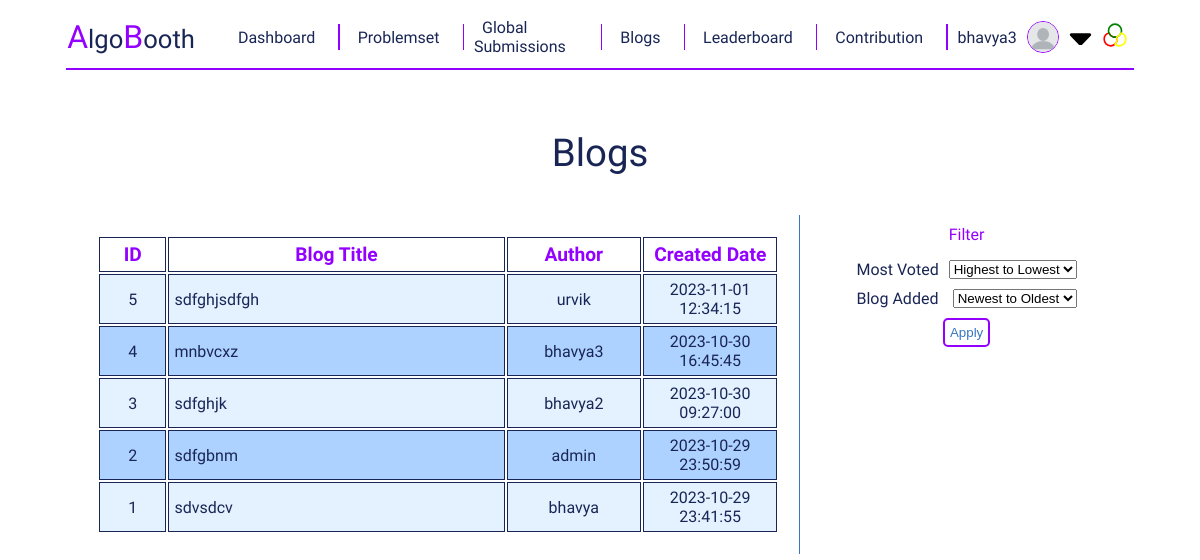
The app's page /blog/ (signed in), older data.
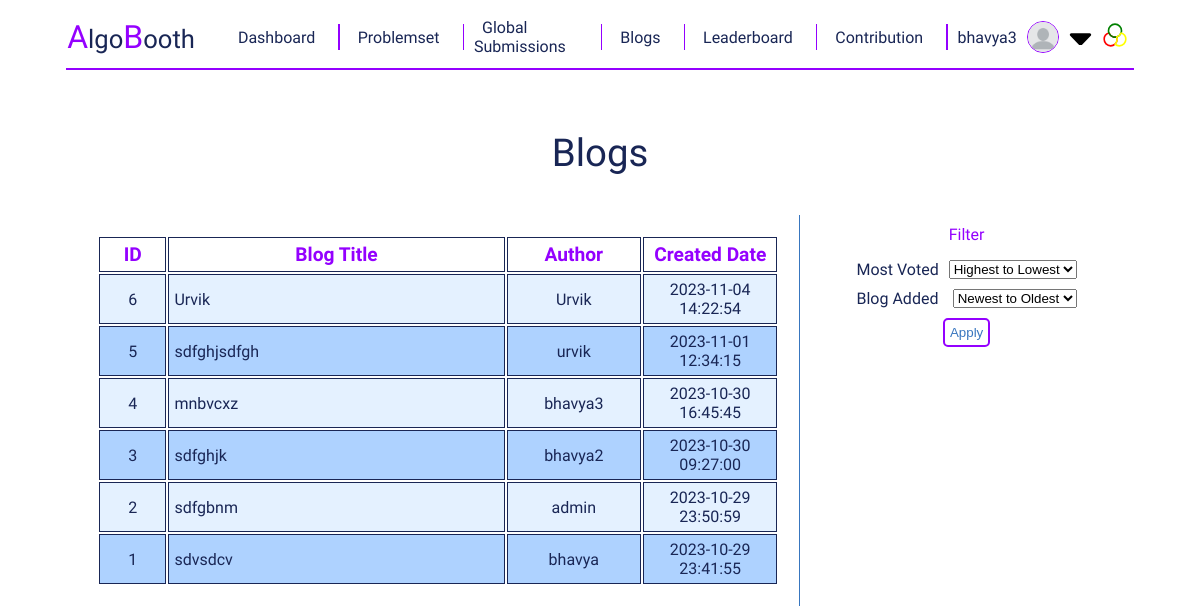
The same page, newer data.
### addBlog/models.py (models this page shows)
class Blog(models.Model) :
    author = models.ForeignKey(settings.AUTH_USER_MODEL, on_delete=models.CASCADE)
    title = models.CharField(max_length = 100)
    content = models.TextField()
    image = models.ImageField(upload_to="media/blog_image")
    added_date = models.DateTimeField(auto_now_add = True)
    likes = models.IntegerField(default=0)
    dislikes = models.IntegerField(default=0)
    class Meta:
        db_table = "blog"

### register/models.py (models this page shows)
class CustomUser(AbstractUser):
    country = models.CharField(max_length=100,blank=True, null=True)
    university_name = models.CharField(max_length=100,blank=True, null=True)
    profile_image = models.ImageField(upload_to='profile_image/', blank=True, null=True,default='profile_image/blank-profile-picture.png')

### blogPage/views.py (the view, shortened to what this page needs)
# urls.py: path('' , blog_page , name = "blog_page"),
def blog_page(request) :
    blog = Blog.objects.filter().order_by('-added_date')
    return render(request , "blog_page.html" , {'blog' : blog})

### blogPage/templates/blog_page.html (shortened to what this page needs)
{% extends "base.html" %}
{% load static %}
{% block add_css_file %}
    <link href='{% static "styles/problem_page.css" %}' rel="stylesheet">
    <link href='{% static "styles/blog_page.css" %}' rel="stylesheet">
{% endblock add_css_file %}
{% block content %}
    <div id = "problem-page-container">
        <div id = "problem-title">
            Blogs
        </div>
        <div id = "sub-container">
            <div id = "left-side">
                <div id = "problem-list-container">
                    <table id = "problem-list-table">
                        <thead>
                            <tr>
                                <th>ID</th>
                                <th>Blog Title</th>
                                <th>Author</th>
                                <th>Created Date</th>
                            </tr>
                        </thead>
                        <tbody>
                            {% for blog in blog %}
                                <tr>
                                    <td>{{blog.id}}</td>
                                    <td><a href="{% url 'blog_details' blog.id %}">{{blog.title}}</a></td>
                                    <td>{{blog.author}}</td>
                                    <td>{{blog.added_date|date:"Y-m-d H:i:s"}}</td>
                                </tr>
                            {% endfor %}
                        </tbody>
                    </table>
                </div>
            </div>
            <div id = "right-side">
                <div class = "right-side-sub-container">
                    <div class = "sub-container-title">
                        Filter
                    </div>
                    <div id = "filter-container" class = "vertical-flex-div">
                        <form method = "post">
                            <div class = "vertical-flex-div">
                                <div class = "range-div">
                                    <label for="">Most Voted</label>
                                    <div class = "horizontal-flex-div">
                                        <select name="filter1">
                                            <option value="htl">Highest to Lowest</option>
                                        </select>
                                    </div>
                                </div>
                                <div class = "range-div">
                                    <label for="">Blog Added</label>
                                    <div class = "horizontal-flex-div">
                                        <select name="filter2">
                                            <option value="nto">Newest to Oldest</option>
                                        </select>
                                    </div>
                                </div>
                                <input class = "btn" type="submit" name="submit" value="Apply">
                            </div>
                        </form>
                    </div>
                </div>
            </div>
        </div>
    </div>
{% endblock content %}

Row changes from the older to the newer data that the page shows:
added Blog: id "6", title "Urvik", author "Urvik", added_date "2023-11-04 14:22:54"
